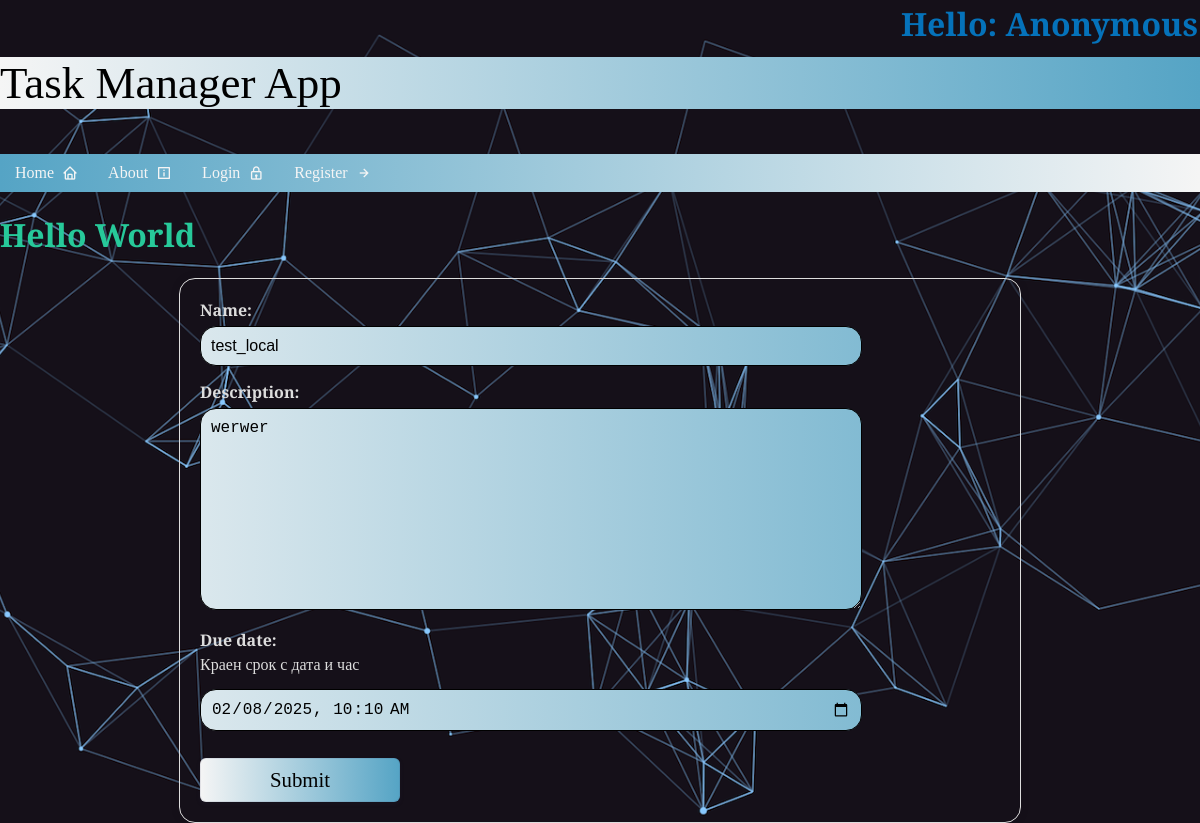
/tasks_app/44/edit_task/, run on the app's committed database.
### tasks_app/models.py (models this page shows, shortened)
class Tasks(models.Model):
    name = models.CharField(
        max_length=100
    )
    description = models.TextField()
    date_created = models.DateTimeField(
        auto_now_add=True
    )
    due_date = models.DateTimeField(
        help_text="Краен срок с дата и час"
    )
    to_be_notified_on = models.DateTimeField(
        null=True,
        blank=True,
        default=get_default_notification_time()
    )
    profile = models.ForeignKey(
        Profile,
        on_delete=models.CASCADE,
        related_name="user_tasks",
        null=True,
        blank=True
    )
    status = models.CharField(
        choices=StatusChoices.choices,
        default=StatusChoices.PENDING,
        max_length=100,
    )

### tasks_app/views.py (the view)
# urls.py: path('edit_task/', EditTaskView.as_view(), name='edit_task'),
class EditTaskView(UpdateView):
    model = Tasks
    form_class = EditTaskForm
    template_name = 'tasks/edit-tasks.html'
    success_url = reverse_lazy('dashboard')

### tasks_app/forms.py
class EditTaskForm(CreateTaskForm):
    pass

### common/templatetags/user_info.py (called while the page is built)
@register.inclusion_tag('common/user_info.html')
def user_info(user):
    if user.is_authenticated:
        return {
            'user': user.username,
        }
    return {
        'user': 'Anonymous',
    }

### templates/tasks/edit-tasks.html (shortened to what this page needs)
{% extends 'common/base.html' %}
{% block content %}
        <form action="{% url 'edit_task' tasks.pk %}" method="post">
        {{ form }}
        <button type="submit" class="button-9">Submit</button>
    </form>
{% endblock %}

### static/main_page.css (style rules this page uses)
body { background-image: url('images/compute-ea4c57a4.png'); background-repeat: no-repeat; background-attachment: fixed; background-size: cover; background-position: center; }

### static/nav.css (style rules this page uses)
body { margin: 0px; top: 0; }

### static/forms.css (style rules this page uses)
form { width: 100%; max-width: 800px; margin: auto; padding: 20px; border: 1px solid #ddd; border-radius: 16px; box-shadow: 0 0 10px rgba(0, 0, 0, 0.1); color: #dddddd; font-family: 'Playfair Display', serif; }
form div { margin-bottom: 15px; }
form label { display: block; font-weight: bold; margin-bottom: 5px; }
form input[type="text"], form input[type="password"], form input[type="email"], form input[type="datetime-local"], form textarea { width: 80%; padding: 10px; font-size: 16px; border: 1px solid; border-radius: 16px; background: linear-gradient(to left, #55a4c5, whitesmoke) no-repeat fixed; }
form textarea { resize: vertical; }
.button-9 { appearance: menulist-button; backface-visibility: hidden; border-radius: 6px; border-width: 0; box-shadow: rgba(50, 50, 93, .1) 0 0 0 1px inset, rgba(50, 50, 93, .1) 0 2px 5px 0, rgba(0, 0, 0, .07) 0 1px 1px 0; box-sizing: border-box; cursor: pointer; font-family: 'Playfair Display', serif; font-size: 130%; height: 44px; line-height: 2; margin: 12px 0 0; outline: none; overflow: hidden; padding: 0 25px; position: relative; text-align: center; text-transform: none; transform: translateZ(0); transition: all .2s, box-shadow .08s ease-in; user-select: none; -webkit-user-select: none; touch-action: manipulation; width: 25%; background: linear-gradient(to left, #55a4c5, whitesmoke) no-repeat fixed; }

### data on the page
Tasks: name "test_local", description "werwer", due_date "02/08/2025 10:10"

### other printed values
{{ user }} "Anonymous"
